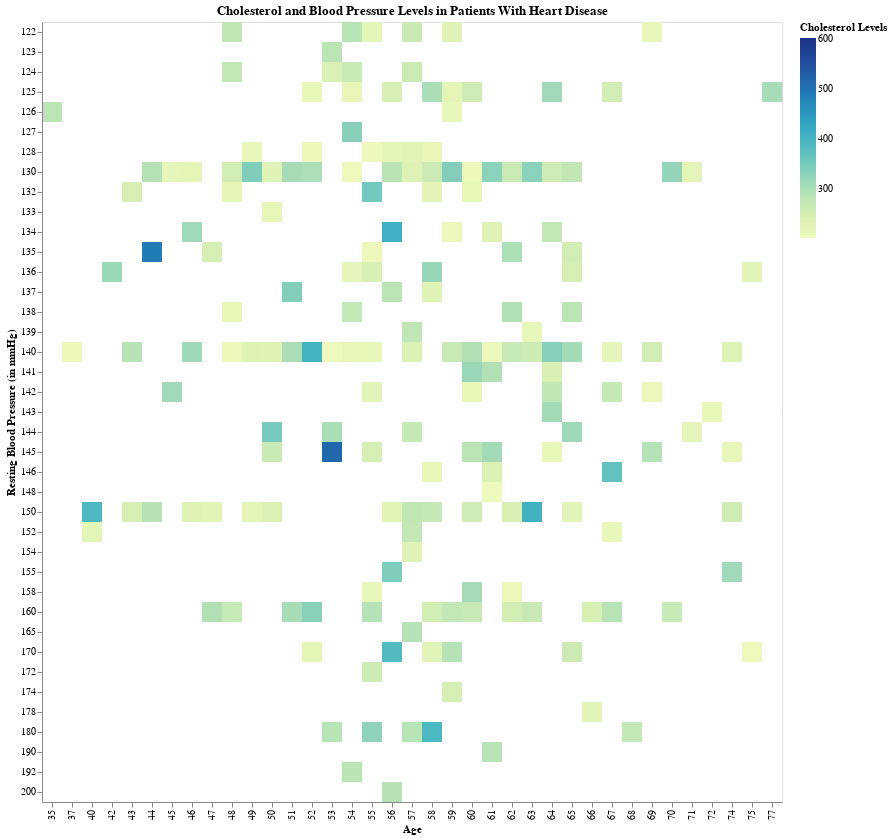

Notebook cell for this chart:
### Code cell
hd = alt.Chart(high_bpandchol).mark_rect().encode(
    x=alt.X('Age:N', title="Age"),
    y=alt.Y('RestingBP:N', title="Resting Blood Pressure (in mmHg)"),
    color=alt.Color('Cholesterol:Q', title="Cholesterol Levels"),
    tooltip= [alt.Tooltip('Cholesterol', title='Cholesterol'), alt.Tooltip('Age'), alt.Tooltip('HeartDisease')]
).transform_filter(alt.FieldEqualPredicate(field='HeartDisease', equal=1
                                          )).properties(title='Cholesterol and Blood Pressure Levels in Patients With Heart Disease')

hd

### Figure 1 — Vega-Lite specification as saved in the notebook (floating-point values rounded to 4 significant figures; data arrays with more than 128 entries replaced by an {"elided": "..."} marker saying what was removed)
{"config": {"view": {"continuousWidth": 400, "continuousHeight": 300}}, "data": {"name": "data-ef8ec7c6a41be3843dd7ea14837d0559"}, "mark": "rect", "encoding": {"color": {"field": "Cholesterol", "title": "Cholesterol Levels", "type": "quantitative"}, "tooltip": [{"field": "Cholesterol", "title": "Cholesterol", "type": "quantitative"}, {"field": "Age", "type": "quantitative"}, {"field": "HeartDisease", "type": "quantitative"}], "x": {"field": "Age", "title": "Age", "type": "nominal"}, "y": {"field": "RestingBP", "title": "Resting Blood Pressure (in mmHg)", "type": "nominal"}}, "title": "Cholesterol and Blood Pressure Levels in Patients With Heart Disease", "transform": [{"filter": {"equal": 1, "field": "HeartDisease"}}], "$schema": "https://vega.github.io/schema/vega-lite/v4.17.0.json", "datasets": {"data-ef8ec7c6a41be3843dd7ea14837d0559": {"elided": "422 records"}}}
